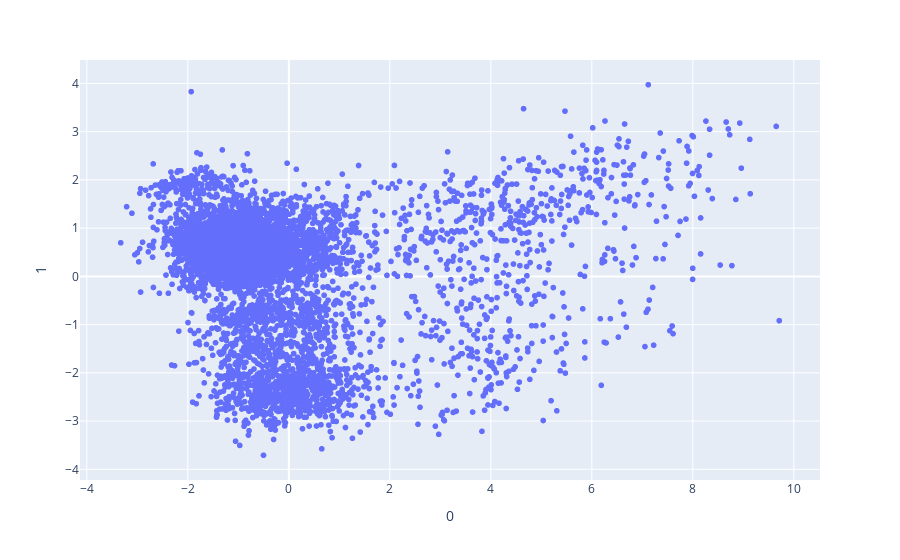

The code cell stored with this chart in its notebook:
### Code cell
import plotly.express as px
scaler = StandardScaler()

num_data = X_val2[num_cols].copy()
labels = y_val2.astype(str).values
num_data = num_data.fillna(num_data.median())
num_data = scaler.fit_transform(num_data)


pca = PCA(random_state=0)
num_data_pca = pd.DataFrame(pca.fit_transform(num_data))

fig = px.scatter(num_data_pca,x=0, y=1)


fig.update_traces(marker=dict(size=6,
                              ))
fig.show()


# fig =px.scatter_3d(num_data_pca, x=0, y=1, z=2,
#               color=labels)
# fig.update_traces(marker=dict(size=5,
#                               line=dict(width=2,
#                                         color='DarkSlateGrey')),
#                   selector=dict(mode='markers'))
# fig.show()

### Figure 1 — Plotly figure (JSON) as saved in the notebook; plotly's stock layout.template omitted (floating-point values rounded to 4 significant figures; data arrays with more than 128 entries replaced by an {"elided": "..."} marker saying what was removed)
{"data": [{"hoverlabel": {"namelength": 0}, "hovertemplate": "0=%{x}<br>1=%{y}", "legendgroup": "", "marker": {"color": "#636efa", "size": 6, "symbol": "circle"}, "mode": "markers", "name": "", "showlegend": false, "type": "scattergl", "x": {"elided": "5577 float values"}, "xaxis": "x", "y": {"elided": "5577 float values"}, "yaxis": "y"}], "layout": {"legend": {"tracegroupgap": 0}, "margin": {"t": 60}, "xaxis": {"anchor": "y", "domain": [0, 1], "title": {"text": "0"}}, "yaxis": {"anchor": "x", "domain": [0, 1], "title": {"text": "1"}}}}
